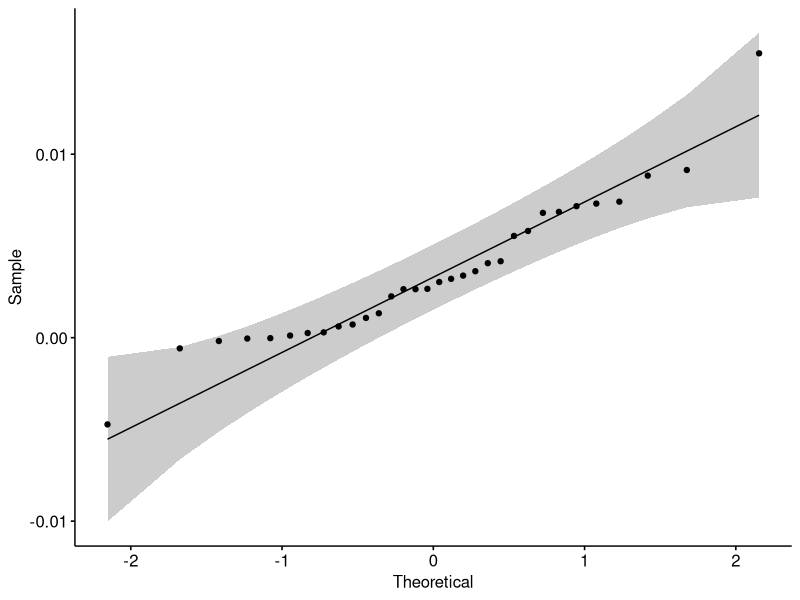
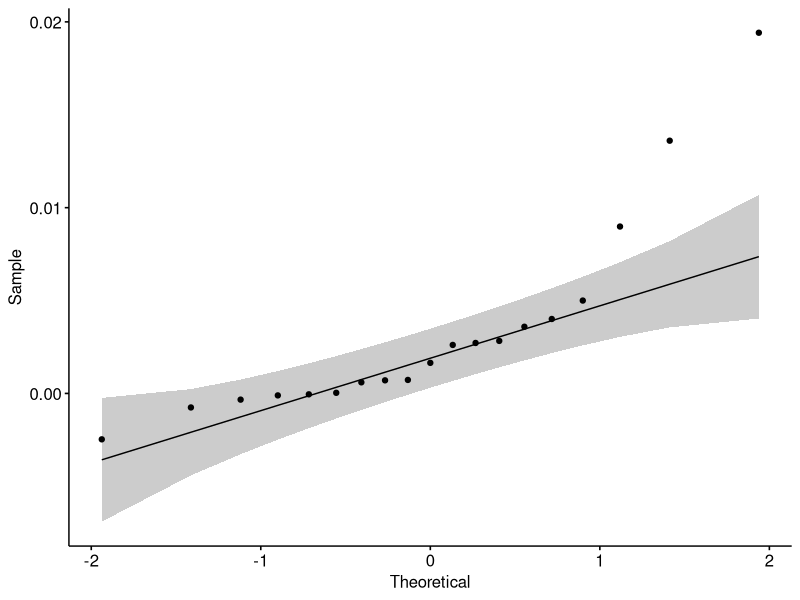
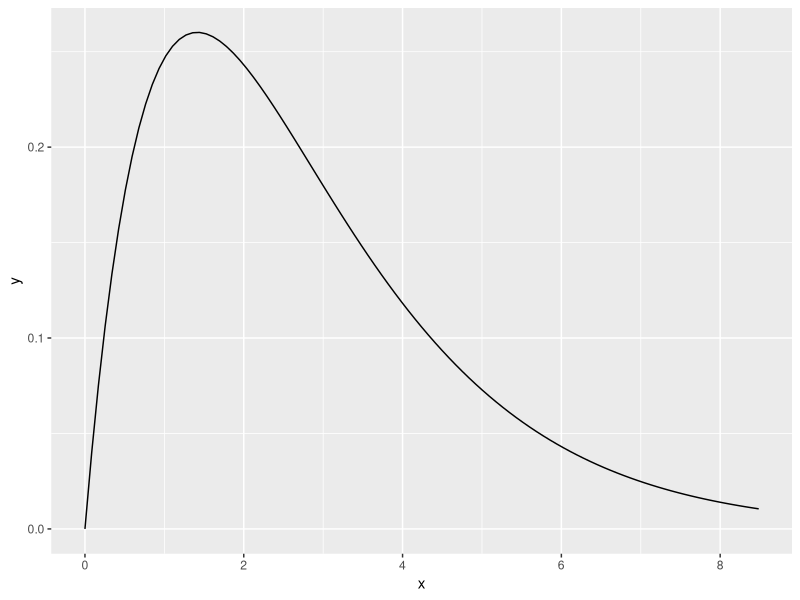
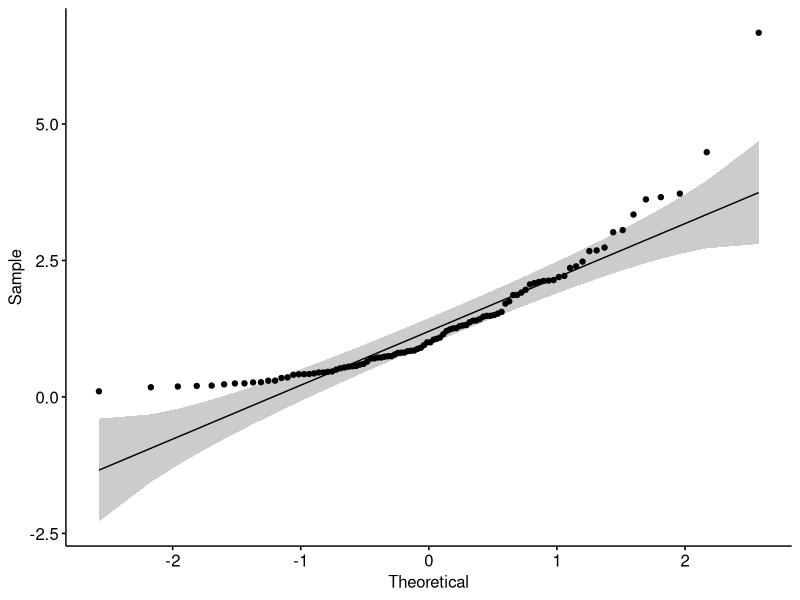
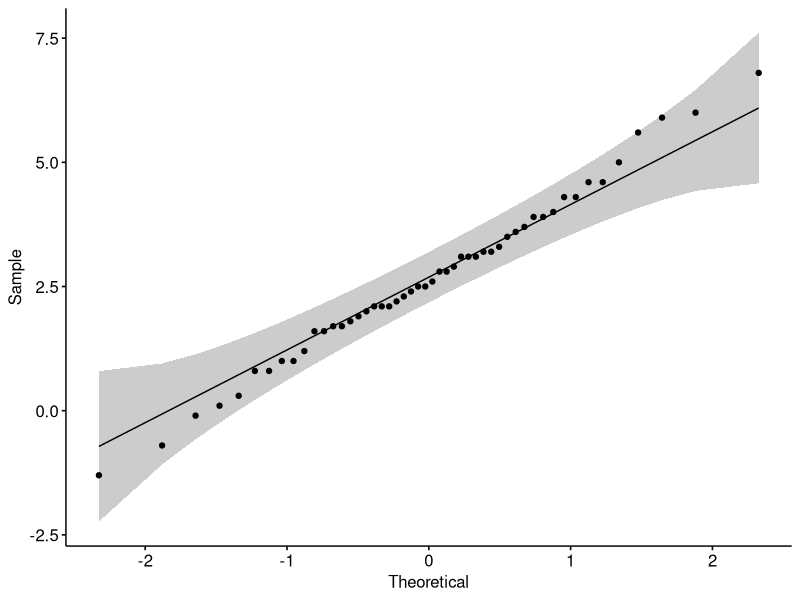

Recreate these plots in R, in order.
## ---- chunk 1
knitr::opts_chunk$set(echo = TRUE)
library(tidyverse)
library(ggpubr)
library(AER)# for the data
## ---- chunk 2
data("USSeatBelts")
table(USSeatBelts$year,USSeatBelts$drinkage)
dat<-USSeatBelts
dat<-pivot_wider(dat,id_cols=state,names_from = year,values_from = c(fatalities,drinkage))

## ---- chunk 3

dat$drinkage_1983=="no"
fatal.diff<-dat$fatalities_1983[dat$drinkage_1983=="no"]-
  dat$fatalities_1988[dat$drinkage_1983=="no"]
ggqqplot(fatal.diff)
## ---- chunk 4
t.test(fatal.diff)
## ---- chunk 5
t.test(fatal.diff, conf.level = 0.99)
## ---- chunk 6
fatal.diff.yes<-dat$fatalities_1983[dat$drinkage_1983=="yes"]-
           dat$fatalities_1988[dat$drinkage_1983=="yes"]
ggqqplot(fatal.diff.yes)

mean(fatal.diff.yes)

mean(fatal.diff)


## ---- chunk 7
qnorm(.995)
pnorm(2.575829)

shp<-2
scl<-sqrt(4/shp)
sig<-sqrt(shp*scl^2) # sigma in 2a
mu<-shp*scl # 2*sqrt(2), mu in 2a
n<-50


a<-qnorm(.995)
a
a*sig/sqrt(n)
sig/sqrt(n)
sig
sqrt(50)

b.lower<-mu-1-a*sig/sqrt(n)
b.upper<-mu-1+a*sig/sqrt(n)

(pnorm(b.upper,mu,sig/sqrt(n),lower.tail=FALSE)+
    pnorm(b.lower,mu,sig/sqrt(n)))

## ---- chunk 8

dat.plot<-data.frame(x=c(0,3*mu))
ggplot(data=dat.plot,aes(x=x))+
  stat_function(fun=dgamma, args=list(shape=shp,scale=scl))

ggqqplot(rgamma(100,shp,scl))


z.p.val<-function(a=shp,s=scl){
  samp<-rgamma(n,shape=a,scale=s)
  return(2*pnorm(-abs((mean(samp)-(mu-1))/(sig/sqrt(n)))))
}
set.seed(1234567)
ps<-replicate(100000,z.p.val())
mean(ps<.01)


## ---- chunk 9

set.seed(1234567)
ggqqplot(round(rnorm(n,mu,sig),1))
z.p.val.round<-function(a=shp,s=scl){
  samp<-round(rnorm(n,mu,sig),1)
  return(2*pnorm(-abs((mean(samp)-(mu-1))/(sig/sqrt(n)))))
}

ps.round<-replicate(100000,z.p.val.round())
mean(ps.round<.01)



## ---- chunk 10

z.p.val.true<-function(a=shp,s=scl){
  samp<-rgamma(n,shape=a,scale=s)
  return(2*pnorm(-abs((mean(samp)-mu)/(sig/sqrt(n)))))
}
set.seed(1234567)
ps.true<-replicate(100000,z.p.val.true())
mean(ps.true<.01)


## ---- chunk 11

set.seed(123456)
z.p.val.round.true<-function(a=shp,s=scl){
  samp<-round(rnorm(n,mu,sig),1)
  return(2*pnorm(-abs((mean(samp)-mu)/(sig/sqrt(n)))))
}

ps.round.true<-replicate(100000,z.p.val.round.true())
mean(ps.round.true<.01)
